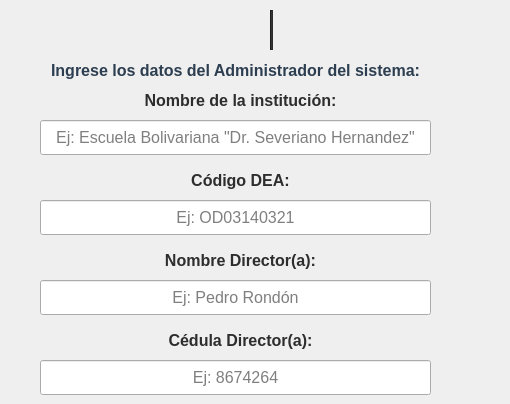
      <widget class="QWidget" name="institucion">
       <widget class="QLabel" name="lblLogo_SIRA_3">
        <property name="enabled">
         <bool>true</bool>
        </property>
        <property name="geometry">
         <rect>
          <x>166</x>
          <y>10</y>
          <width>101</width>
          <height>40</height>
         </rect>
        </property>
        <property name="minimumSize">
         <size>
          <width>100</width>
          <height>21</height>
         </size>
        </property>
        <property name="maximumSize">
         <size>
          <width>325</width>
          <height>120</height>
         </size>
        </property>
        <property name="font">
         <font>
          <family>Segoe UI</family>
          <pointsize>13</pointsize>
          <bold>true</bold>
         </font>
        </property>
        <property name="styleSheet">
         <string notr="true"/>
        </property>
        <property name="text">
         <string/>
        </property>
        <property name="pixmap">
         <pixmap resource="../icons/resources_ui.qrc">:/logos/SIRA_logo_cut.png</pixmap>
        </property>
        <property name="scaledContents">
         <bool>true</bool>
        </property>
        <property name="alignment">
         <set>Qt::AlignmentFlag::AlignCenter</set>
        </property>
        <property name="wordWrap">
         <bool>false</bool>
        </property>
       </widget>
       <widget class="Line" name="line_3">
        <property name="geometry">
         <rect>
          <x>270</x>
          <y>10</y>
          <width>3</width>
          <height>40</height>
         </rect>
        </property>
        <property name="minimumSize">
         <size>
          <width>3</width>
          <height>40</height>
         </size>
        </property>
        <property name="maximumSize">
         <size>
          <width>3</width>
          <height>80</height>
         </size>
        </property>
        <property name="styleSheet">
         <string notr="true">background-color: #2d2d2d;</string>
        </property>
        <property name="orientation">
         <enum>Qt::Orientation::Vertical</enum>
        </property>
       </widget>
       <widget class="QLabel" name="lblLogo_UPTJAA_acercade_2">
        <property name="geometry">
         <rect>
          <x>279</x>
          <y>10</y>
          <width>45</width>
          <height>40</height>
         </rect>
        </property>
        <property name="minimumSize">
         <size>
          <width>40</width>
          <height>40</height>
         </size>
        </property>
        <property name="maximumSize">
         <size>
          <width>90</width>
          <height>80</height>
         </size>
        </property>
        <property name="styleSheet">
         <string notr="true">background-color: transparent;</string>
        </property>
        <property name="text">
         <string/>
        </property>
        <property name="pixmap">
         <pixmap resource="../icons/resources_ui.qrc">:/logos/logo_uptjaa.png</pixmap>
        </property>
        <property name="scaledContents">
         <bool>true</bool>
        </property>
       </widget>
       <widget class="QLabel" name="lblTitulo_7">
        <property name="geometry">
         <rect>
          <x>30</x>
          <y>40</y>
          <width>411</width>
          <height>61</height>
         </rect>
        </property>
        <property name="minimumSize">
         <size>
          <width>150</width>
          <height>21</height>
         </size>
        </property>
        <property name="maximumSize">
         <size>
          <width>450</width>
          <height>120</height>
         </size>
        </property>
        <property name="font">
         <font>
          <family>Segoe UI</family>
          <pointsize>12</pointsize>
          <bold>true</bold>
         </font>
        </property>
        <property name="styleSheet">
         <string notr="true">QLabel {
    color: #2c3e50; 
}</string>
        </property>
        <property name="text">
         <string>Ingrese los datos del Administrador del sistema:</string>
        </property>
        <property name="alignment">
         <set>Qt::AlignmentFlag::AlignCenter</set>
        </property>
        <property name="wordWrap">
         <bool>true</bool>
        </property>
       </widget>
       <widget class="QLineEdit" name="lneNombreInstitucion">
        <property name="geometry">
         <rect>
          <x>40</x>
          <y>120</y>
          <width>391</width>
          <height>35</height>
         </rect>
        </property>
        <property name="minimumSize">
         <size>
          <width>120</width>
          <height>30</height>
         </size>
        </property>
        <property name="maximumSize">
         <size>
          <width>400</width>
          <height>35</height>
         </size>
        </property>
        <property name="font">
         <font>
          <family>Segoe UI</family>
          <pointsize>12</pointsize>
         </font>
        </property>
        <property name="cursor">
         <cursorShape>IBeamCursor</cursorShape>
        </property>
        <property name="mouseTracking">
         <bool>false</bool>
        </property>
        <property name="focusPolicy">
         <enum>Qt::FocusPolicy::ClickFocus</enum>
        </property>
        <property name="styleSheet">
         <string notr="true"/>
        </property>
        <property name="text">
         <string/>
        </property>
        <property name="alignment">
         <set>Qt::AlignmentFlag::AlignCenter</set>
        </property>
        <property name="readOnly">
         <bool>false</bool>
        </property>
        <property name="placeholderText">
         <string>Ej: Escuela Bolivariana &quot;Dr. Severiano Hernandez&quot;</string>
        </property>
        <property name="clearButtonEnabled">
         <bool>true</bool>
        </property>
       </widget>
       <widget class="QLabel" name="lblStudent_apellido">
        <property name="geometry">
         <rect>
          <x>-10</x>
          <y>80</y>
          <width>501</width>
          <height>40</height>
         </rect>
        </property>
        <property name="minimumSize">
         <size>
          <width>0</width>
          <height>30</height>
         </size>
        </property>
        <property name="maximumSize">
         <size>
          <width>16777215</width>
          <height>40</height>
         </size>
        </property>
        <property name="font">
         <font>
          <family>Segoe UI</family>
          <pointsize>12</pointsize>
          <bold>true</bold>
         </font>
        </property>
        <property name="styleSheet">
         <string notr="true">color: #2d2d2d;
background-color: transparent;
border: transparent;</string>
        </property>
        <property name="text">
         <string>Nombre de la institución:</string>
        </property>
        <property name="alignment">
         <set>Qt::AlignmentFlag::AlignCenter</set>
        </property>
        <property name="wordWrap">
         <bool>true</bool>
        </property>
       </widget>
       <widget class="QLineEdit" name="lneCodigoDEA">
        <property name="geometry">
         <rect>
          <x>40</x>
          <y>200</y>
          <width>391</width>
          <height>35</height>
         </rect>
        </property>
        <property name="minimumSize">
         <size>
          <width>120</width>
          <height>30</height>
         </size>
        </property>
        <property name="maximumSize">
         <size>
          <width>400</width>
          <height>35</height>
         </size>
        </property>
        <property name="font">
         <font>
          <family>Segoe UI</family>
          <pointsize>12</pointsize>
         </font>
        </property>
        <property name="cursor">
         <cursorShape>IBeamCursor</cursorShape>
        </property>
        <property name="mouseTracking">
         <bool>true</bool>
        </property>
        <property name="focusPolicy">
         <enum>Qt::FocusPolicy::ClickFocus</enum>
        </property>
        <property name="styleSheet">
         <string notr="true"/>
        </property>
        <property name="text">
         <string/>
        </property>
        <property name="maxLength">
         <number>15</number>
        </property>
        <property name="alignment">
         <set>Qt::AlignmentFlag::AlignCenter</set>
        </property>
        <property name="readOnly">
         <bool>false</bool>
        </property>
        <property name="placeholderText">
         <string>Ej: OD03140321</string>
        </property>
       </widget>
       <widget class="QLabel" name="lblStudent_apellido_2">
        <property name="geometry">
         <rect>
          <x>-10</x>
          <y>160</y>
          <width>501</width>
          <height>40</height>
         </rect>
        </property>
        <property name="minimumSize">
         <size>
          <width>0</width>
          <height>30</height>
         </size>
        </property>
        <property name="maximumSize">
         <size>
          <width>16777215</width>
          <height>40</height>
         </size>
        </property>
        <property name="font">
         <font>
          <family>Segoe UI</family>
          <pointsize>12</pointsize>
          <bold>true</bold>
         </font>
        </property>
        <property name="styleSheet">
         <string notr="true">color: #2d2d2d;
background-color: transparent;
border: transparent;</string>
        </property>
        <property name="text">
         <string>Código DEA:</string>
        </property>
        <property name="alignment">
         <set>Qt::AlignmentFlag::AlignCenter</set>
        </property>
        <property name="wordWrap">
         <bool>true</bool>
        </property>
       </widget>
       <widget class="QLabel" name="lblStudent_apellido_3">
        <property name="geometry">
         <rect>
          <x>-10</x>
          <y>240</y>
          <width>501</width>
          <height>40</height>
         </rect>
        </property>
        <property name="minimumSize">
         <size>
          <width>0</width>
          <height>30</height>
         </size>
        </property>
        <property name="maximumSize">
         <size>
          <width>16777215</width>
          <height>40</height>
         </size>
        </property>
        <property name="font">
         <font>
          <family>Segoe UI</family>
          <pointsize>12</pointsize>
          <bold>true</bold>
         </font>
        </property>
        <property name="styleSheet">
         <string notr="true">color: #2d2d2d;
background-color: transparent;
border: transparent;</string>
        </property>
        <property name="text">
         <string>Nombre Director(a):</string>
        </property>
        <property name="alignment">
         <set>Qt::AlignmentFlag::AlignCenter</set>
        </property>
        <property name="wordWrap">
         <bool>true</bool>
        </property>
       </widget>
       <widget class="QLineEdit" name="lneDirectorName">
        <property name="geometry">
         <rect>
          <x>40</x>
          <y>280</y>
          <width>391</width>
          <height>35</height>
         </rect>
        </property>
        <property name="minimumSize">
         <size>
          <width>120</width>
          <height>30</height>
         </size>
        </property>
        <property name="maximumSize">
         <size>
          <width>400</width>
          <height>35</height>
         </size>
        </property>
        <property name="font">
         <font>
          <family>Segoe UI</family>
          <pointsize>12</pointsize>
         </font>
        </property>
        <property name="cursor">
         <cursorShape>IBeamCursor</cursorShape>
        </property>
        <property name="mouseTracking">
         <bool>true</bool>
        </property>
        <property name="focusPolicy">
         <enum>Qt::FocusPolicy::ClickFocus</enum>
        </property>
        <property name="styleSheet">
         <string notr="true"/>
        </property>
        <property name="text">
         <string/>
        </property>
        <property name="maxLength">
         <number>200</number>
        </property>
        <property name="alignment">
         <set>Qt::AlignmentFlag::AlignCenter</set>
        </property>
        <property name="readOnly">
         <bool>false</bool>
        </property>
        <property name="placeholderText">
         <string>Ej: Pedro Rondón</string>
        </property>
       </widget>
       <widget class="QLabel" name="lblStudent_apellido_4">
        <property name="geometry">
         <rect>
          <x>-10</x>
          <y>320</y>
          <width>501</width>
          <height>40</height>
         </rect>
        </property>
        <property name="minimumSize">
         <size>
          <width>0</width>
          <height>30</height>
         </size>
        </property>
        <property name="maximumSize">
         <size>
          <width>16777215</width>
          <height>40</height>
         </size>
        </property>
        <property name="font">
         <font>
          <family>Segoe UI</family>
          <pointsize>12</pointsize>
          <bold>true</bold>
         </font>
        </property>
        <property name="styleSheet">
         <string notr="true">color: #2d2d2d;
background-color: transparent;
border: transparent;</string>
        </property>
        <property name="text">
         <string>Cédula Director(a):</string>
        </property>
        <property name="alignment">
         <set>Qt::AlignmentFlag::AlignCenter</set>
        </property>
        <property name="wordWrap">
         <bool>true</bool>
        </property>
       </widget>
       <widget class="QLineEdit" name="lneDirectorCI">
        <property name="geometry">
         <rect>
          <x>40</x>
          <y>360</y>
          <width>391</width>
          <height>35</height>
         </rect>
        </property>
        <property name="minimumSize">
         <size>
          <width>120</width>
          <height>30</height>
         </size>
        </property>
        <property name="maximumSize">
         <size>
          <width>400</width>
          <height>35</height>
         </size>
        </property>
        <property name="font">
         <font>
          <family>Segoe UI</family>
          <pointsize>12</pointsize>
         </font>
        </property>
        <property name="cursor">
         <cursorShape>IBeamCursor</cursorShape>
        </property>
        <property name="mouseTracking">
         <bool>true</bool>
        </property>
        <property name="focusPolicy">
         <enum>Qt::FocusPolicy::ClickFocus</enum>
        </property>
        <property name="styleSheet">
         <string notr="true"/>
        </property>
        <property name="inputMethodHints">
         <set>Qt::InputMethodHint::ImhNone</set>
        </property>
        <property name="text">
         <string/>
        </property>
        <property name="maxLength">
         <number>8</number>
        </property>
        <property name="alignment">
         <set>Qt::AlignmentFlag::AlignCenter</set>
        </property>
        <property name="readOnly">
         <bool>false</bool>
        </property>
        <property name="placeholderText">
         <string>Ej: 8674264</string>
        </property>
       </widget>
      </widget>
